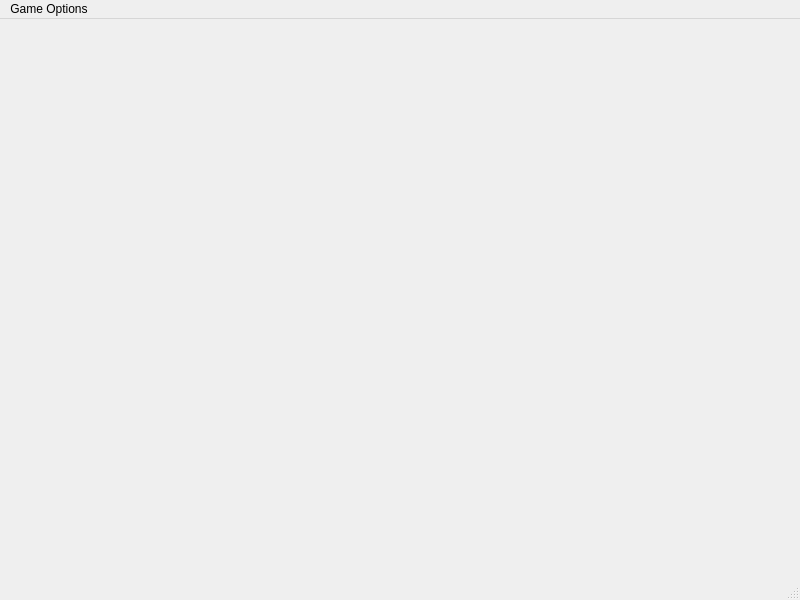
<?xml version="1.0" encoding="UTF-8"?>
<ui version="4.0">
 <class>MainWindow</class>
 <widget class="QMainWindow" name="MainWindow">
  <property name="geometry">
   <rect>
    <x>0</x>
    <y>0</y>
    <width>800</width>
    <height>600</height>
   </rect>
  </property>
  <property name="windowTitle">
   <string>MainWindow</string>
  </property>
  <widget class="QWidget" name="centralwidget">
   <property name="sizePolicy">
    <sizepolicy hsizetype="Expanding" vsizetype="Expanding">
     <horstretch>0</horstretch>
     <verstretch>0</verstretch>
    </sizepolicy>
   </property>
   <layout class="QVBoxLayout" name="verticalLayout">
    <item>
     <widget class="QWidget" name="widget" native="true">
      <property name="sizePolicy">
       <sizepolicy hsizetype="Expanding" vsizetype="Expanding">
        <horstretch>0</horstretch>
        <verstretch>0</verstretch>
       </sizepolicy>
      </property>
      <property name="autoFillBackground">
       <bool>false</bool>
      </property>
      <layout class="QGridLayout" name="gridLayout_2">
       <property name="spacing">
        <number>8</number>
       </property>
      </layout>
     </widget>
    </item>
   </layout>
  </widget>
  <widget class="QMenuBar" name="menubar">
   <property name="geometry">
    <rect>
     <x>0</x>
     <y>0</y>
     <width>800</width>
     <height>26</height>
    </rect>
   </property>
   <widget class="QMenu" name="menuJuego">
    <property name="title">
     <string>Game Options</string>
    </property>
    <addaction name="actionMenu"/>
    <addaction name="actionNew_Game"/>
   </widget>
   <addaction name="menuJuego"/>
  </widget>
  <widget class="QStatusBar" name="statusbar"/>
  <action name="actionMenu">
   <property name="text">
    <string>Menu</string>
   </property>
  </action>
  <action name="actionNew_Game">
   <property name="text">
    <string>New Game</string>
   </property>
  </action>
 </widget>
 <resources/>
 <connections/>
</ui>
